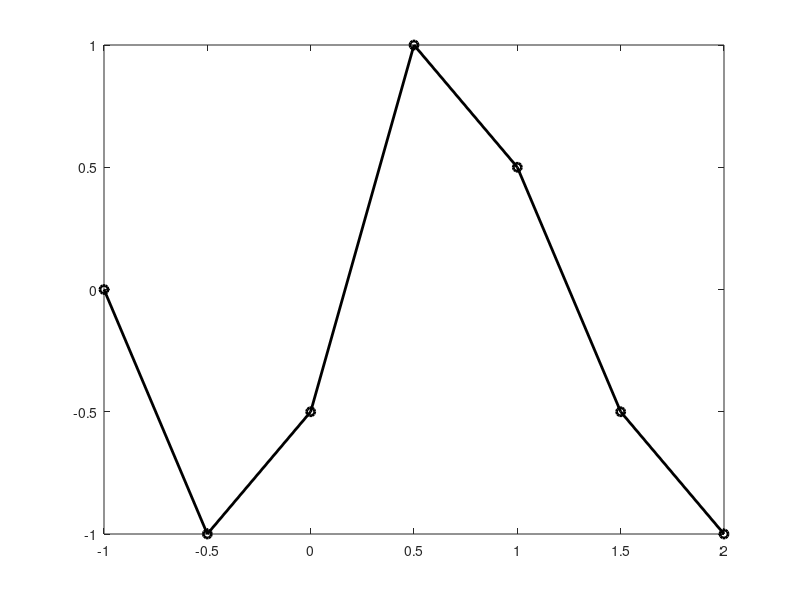

This figure's MATLAB source: (Note: this script raises an error after producing the figure.)
function bspqux
k = 3;  % B样条的度
M = 100;  % 生成曲线的点数
u = [0 0 0 0 1 2 3 4 5 5 5 5];  % 调整后的节点向量

% 选择控制点，用于模拟耐克标志的形状
bx = [-1 -0.5 0 0.5 1 1.5 2];
by = [0 -1 -0.5 1 0.5 -0.5 -1];

% 设置权重，增强曲线的柔顺度
w = [1 1 2 2 2 1 1];

t = linspace(u(k+1), u(length(u)-k), M);
plot(bx, by, '-ok', 'LineWidth', 2);
hold on;

% 应用权重到控制点
bx = bx .* w;
by = by .* w;

yT = bytj(u, k, t);
rD = [bx; by] * yT ./ ([w * yT; w * yT]);

% 绘制加权B样条曲线
plot(rD(1, :), rD(2, :), 'b', 'LineWidth', 2);
axis equal;
hold off;

  function y = bytj(u, k, t)
    % 计算B样条基函数
    m = length(u);
    n = length(t);
    N = zeros(k + 1, n, m - 1);
    for i = 1:m - 1
      for j = 1:n
        if (t(j) - u(i)) >= 0 && (t(j) - u(i + 1)) < 0
          N(1, j, i) = 1;
        end
      end
    end
    if isequal(union(u(m - k:m), t(n)), t(n))
      N(1, n, m - k - 1) = 1;
    end
    for j = 2:k + 1
      for i = 1:m - j
        delt1 = u(i + j - 1) - u(i);
        delt2 = u(i + j) - u(i + 1);
        feizi1 = (t - u(i)) .* N(j - 1, 1:n, i);
        feizi2 = (u(i + j) - t) .* N(j - 1, 1:n, i + 1);
        N(j, 1:n, i) = (delt1 ~= 0) * feizi1 / delt1 + (delt2 ~= 0) * feizi2 / delt2;
      end
    end
    y = zeros(m - k - 1, n);
    for i = 1:m - k - 1
      y(i, :) = N(k + 1, 1:n, i);
    end
  end
end
